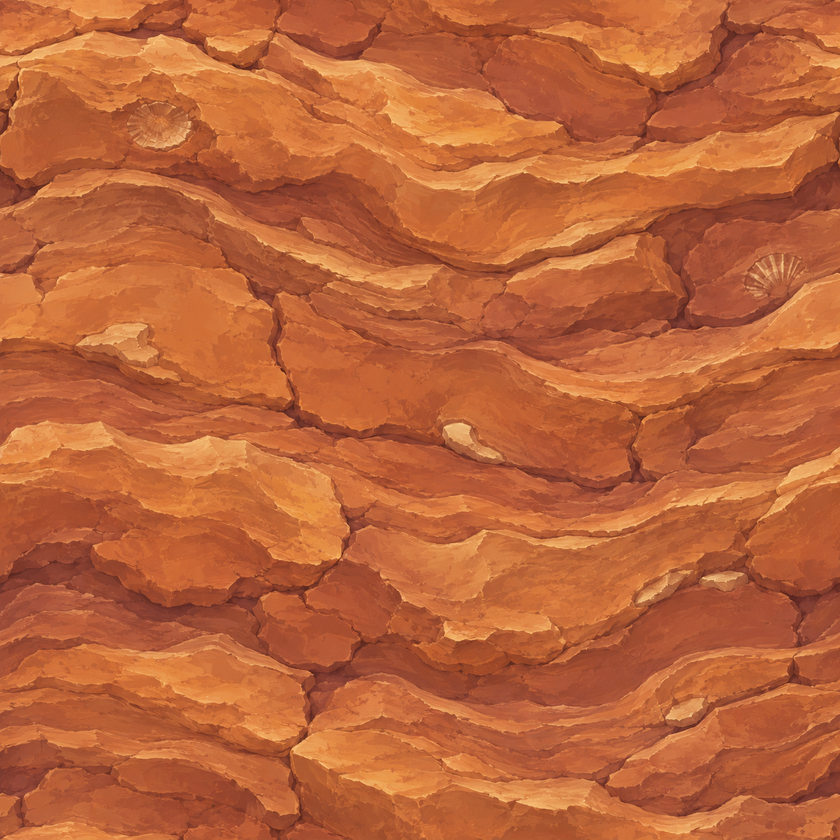
#> input picture assets/art/source/materials/desert.png, 840 x 840 px, shrunk from 1254 x 1254 before the run
$ python -i build_art_icons.py   (imports and definitions only)
#> lines starting #> are read from the running program, lines starting #| are printed output that depends on the picture
"""Weapon / utility icons: 128x128 Retina PNGs, authored in 64x64 logical units."""
from __future__ import annotations

import math

from PIL import Image, ImageFilter

from build_art_core import (
    ART, BLUE, GOLD, GREEN, GREEN_DARK, INK, ORANGE, PAPER, PURPLE, RED, RED_DARK, SKIN, SKIN_SHADE,
    STEEL, STEEL_DARK, STEEL_LIGHT, TEAL, WHITE, WOOD, WOOD_DARK, circle, clip_to, darken, ellipse,
    fill, inked, lighten, poly, rrect, shine, smooth, src, star_pts, stroke, surface, svg_surface,
)

LW = 2.4
BOMB = "#2c4752"
FLAME_R = "#e8513f"
FLAME_O = ORANGE
FLAME_Y = "#ffd35c"
ICE = "#a9e4f2"
SMOKE = "#e9e2d2"
GOO = "#8fd16a"
WOOL = "#fbf6ea"
FUR = "#9a6b4f"


# --------------------------------------------------------------------------
# Building blocks
# --------------------------------------------------------------------------

def I(ctx, fn, col, lw=LW):
    inked(ctx, fn, col, lw)


def spark(ctx, x, y, r, rot=0.2):
    I(ctx, lambda c: poly(c, star_pts(x, y, r, r * 0.42, 6, rot)), FLAME_Y, LW * 0.8)
    fill(ctx, lambda c: poly(c, star_pts(x, y, r * 0.5, r * 0.22, 6, rot + 0.3)), WHITE)


# [21 lines left out: function flame, not called in this run]


def puff(ctx, x, y, r, col=SMOKE, lw=LW * 0.8):
    I(ctx, lambda c: (circle(c, x, y, r), circle(c, x + r * 0.8, y + r * 0.25, r * 0.75),
                      circle(c, x - r * 0.75, y + r * 0.3, r * 0.65)), col, lw)


# [58 lines left out: functions bomb, rocket, not called in this run]


def motion(ctx, pts_list, alpha=0.8):
    for (x0, y0, x1, y1) in pts_list:
        stroke(ctx, lambda c, a=(x0, y0, x1, y1): (c.move_to(a[0], a[1]), c.line_to(a[2], a[3])), INK, 2.0, alpha)


# [20 lines left out: function glove, not called in this run]


# --------------------------------------------------------------------------
# Icons
# --------------------------------------------------------------------------

ICONS = {}


def icon(name):
    def deco(fn):
        ICONS[name] = fn
        return fn
    return deco


# [181 lines left out: functions _rocket, _mortar, _homing, _grenade, _cluster, _sticky and 4 more, not called in this run]


def gun_stock(ctx, pts, col=WOOD):
    I(ctx, lambda c: smooth(c, pts, True, 0.6), col)


# [821 lines left out: functions _shotgun, _rifle, _minigun, _laser, _flamer, _firepunch and 36 more, not called in this run]


# --------------------------------------------------------------------------

def _with_shadow(path):
    im = Image.open(path).convert("RGBA")
    a = im.getchannel("A")
#> a: PIL image 840x840 L; every value is 255
    sh = Image.new("RGBA", im.size, (24, 45, 53, 0))
    sh.putalpha(a.point(lambda v: int(v * 0.28)))
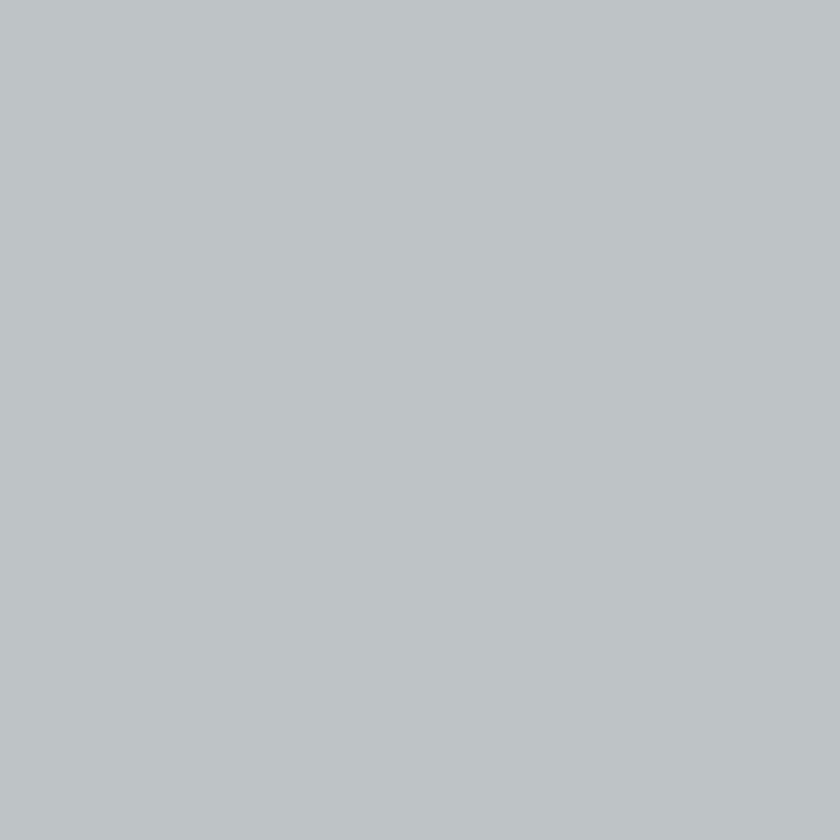
#> sh: PIL image 840x840 RGBA; mean R, G, B, A 24, 45, 53, 71; transparent parts drawn white
    sh = sh.filter(ImageFilter.GaussianBlur(2.2))
    base = Image.new("RGBA", im.size, (0, 0, 0, 0))
#> base: PIL image 840x840 RGBA; every value is 0
    base.alpha_composite(sh, (2, 4))
    base.alpha_composite(im)
    base.save(path)


# [19 lines left out: functions render_icon, build_all, not called in this run]

>>> result = _with_shadow('../assets/art/source/materials/desert.png')
